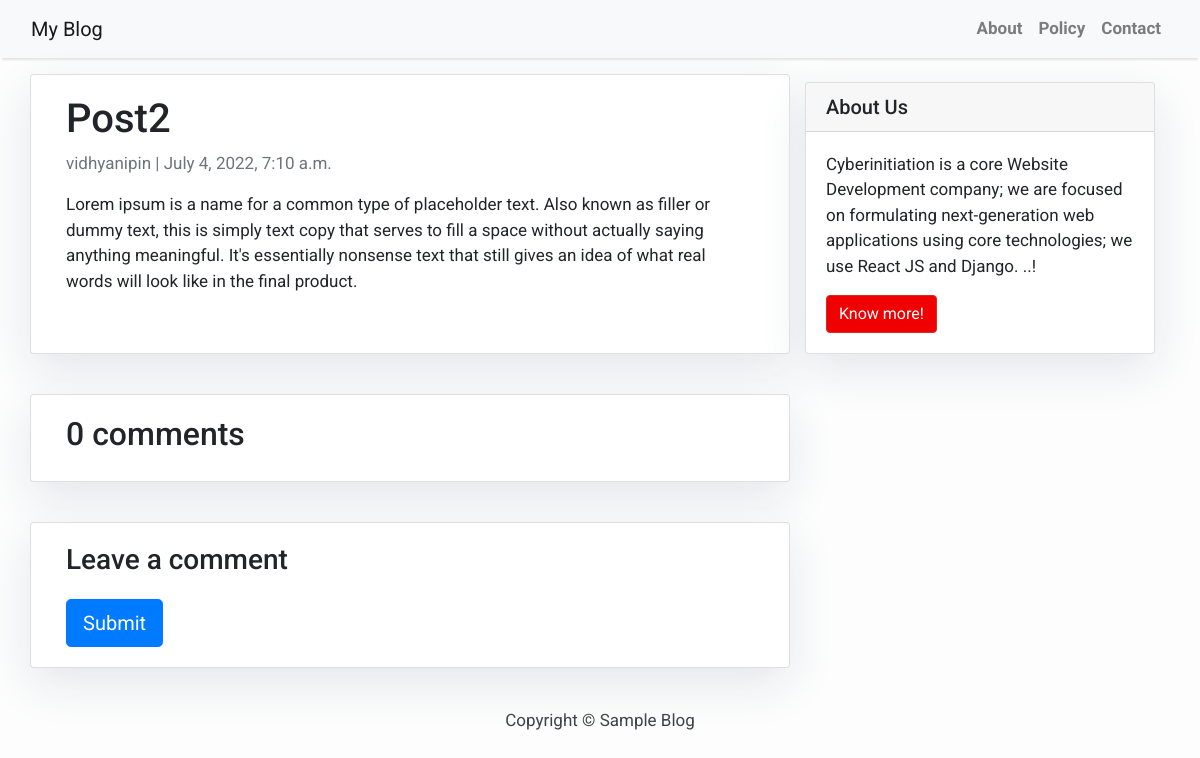
The page /myblog/post-2/ on the database its author committed.
### myblog/models.py (models this page shows, shortened)
class BlogPost(models.Model):
    title = models.CharField(max_length=200, unique=True)
    slug = models.SlugField(max_length=200, unique=True)
    author = models.ForeignKey(settings.AUTH_USER_MODEL, on_delete=models.CASCADE, related_name='blog_posts')
    content = models.TextField()
    updated_on = models.DateTimeField(auto_now=True)
    created_on = models.DateTimeField(auto_now_add=True)
    status = models.IntegerField(choices=STATUS, default=0)
    class Meta:
        ordering = ['-created_on']

### myblog/views.py (the view)
# urls.py: path('<slug:slug>/', views.postdetails, name='post_detail'),
def postdetails(request, slug):
    template = 'myblog/details.html'
    post = get_object_or_404(BlogPost, slug=slug)
    comments = post.comments.filter(active=True)
    new_comment = None
    if request.method == 'POST':
        comment_form = CommentForm(data=request.POST)
        if comment_form.is_valid():
            new_comment = comment_form.save(commit=False)
            new_comment.blogpost = post
            new_comment.save()
    else:
        comment_form = CommentForm()
    return render(request, template, {'post': post,
                                      'comments': comments,
                                      'comment_form': comment_form})

### templates/myblog/details.html (shortened to what this page needs)
{% extends 'myblog/base.html' %} {% block content %}
<div class="container">
  <div class="row">
    <div class="col-md-8 card mb-4  mt-3 left  top">
      <div class="card-body">
        <h1>{% block title %} {{ post.title }} {% endblock title %}</h1>
        <p class=" text-muted">{{ post.author }} | {{ post.created_on }}</p>
        <p class="card-text ">{{ post.content | safe }}</p>
      </div>
    </div>
    {% block sidebar %} {% include 'myblog/sidebar.html' %} {% endblock sidebar %}
    <div class="col-md-8 card mb-4  mt-3 ">
      <div class="card-body">
        <h2>{{ comments.count }} comments</h2>
      </div>
    </div>
{% load crispy_forms_tags %}
    <div class="col-md-8 card mb-4  mt-3 ">
          <div class="card-body">
            {% if new_comment %}
            <div class="alert alert-success" role="alert">
              Your comment is awaiting moderation
            </div>
            {% else %}
        <h3>Leave a comment</h3>
        <form method="post" style="margin-top: 1.3em;">
          <button type="submit" class="btn btn-primary  btn-lg">Submit</button>
        </form>
        {% endif %}
      </div>
    </div>
  </div>
</div>
{% endblock content %}

### templates/myblog/base.html (style rules this page uses)
body { font-family: "Roboto", sans-serif; font-size: 17px; background-color: #fdfdfd; }

### templates/myblog/sidebar.html (style rules this page uses)
.card { box-shadow: 0 16px 48px #E3E7EB; }

### rows shown on the page
BlogPost: title "Post2", author "vidhyanipin", created_on "July 4, 2022, 7:10 a.m.", content "Lorem ipsum is a name for a common type of placeholder text. Also known as filler or dummy text, this is simply text copy that serves to fill a space without actually saying anything meaningful. It's essentially nonsense text that still gives an idea of what real words will look like in the final product."

### other values the page prints
{{ comments.count }} "0"
